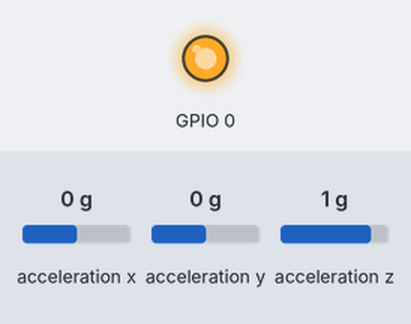
Bench run of a sketch on a simulated ESP8266 (NodeMCU). Parts: output pins drawn as LEDs (lit = HIGH). Inputs (shaded band) come from the test bench; at power-on: acceleration x 0 g, acceleration y 0 g, acceleration z 1 g. WiFi joins after 1.5 s; servers stay silent unless stated; what the sketch prints to the serial monitor is not drawn.

Above: at 0.1 s.
At 1.3 s:
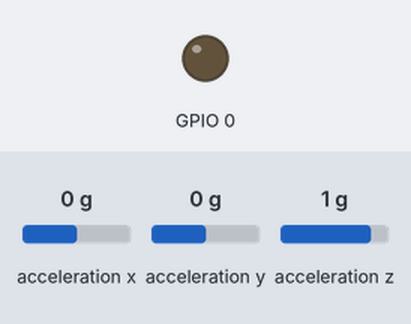
Timing chart, 0 to 2.8 s (numbered marks = the images above):
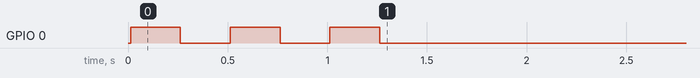

The sketch:

feather_sensor_mma.ino
```cpp
#include <ESP8266WiFi.h>
#include <WiFiUDP.h>
#include <Adafruit_MMA8451.h>
#include <Adafruit_Sensor.h>

const char* ssid     = "Knifeandfork";
const char* password = "4c6d243a2f3c2b304f4e383a33";
const char* host     = "192.168.1.108";
const int port      = 23232;
unsigned long seconds;
String idString;

WiFiUDP Udp;
Adafruit_MMA8451 mma = Adafruit_MMA8451();


void setup() {

  Serial.begin(115200);
  delay(10);

  int id = ESP.getFlashChipId();
  idString = String(id);
  Serial.print("ID: ");
  Serial.println(idString);

  mma.begin();
  mma.setRange(MMA8451_RANGE_4_G);

  pinMode(0, OUTPUT);

  connectToWifi();
}

void loop() {
  seconds = millis() / 1000;
  if (seconds % 10 == 0) {
    pinMode(0, LOW);
  } else if ((seconds + 1) % 10 == 0) {
    pinMode(0, HIGH);
  }
  mma.read();
  sensors_event_t event;
  mma.getEvent(&event);
  Udp.beginPacket(host, port);
  String dataString = idString + "," + String(WiFi.RSSI()) + "," + String(event.acceleration.x, 8) + "," + String(event.acceleration.y, 8) + "," + String(event.acceleration.z, 8);
  char dataBuf[dataString.length()+1];
  dataString.toCharArray(dataBuf, dataString.length()+1);
  Udp.write(dataBuf);// + event.acceleration.y + "," + event.acceleration.z);
  Udp.endPacket();
  delay(12);
}

void connectToWifi() {
  while (WiFi.status() != WL_CONNECTED) {
    Serial.println();
    Serial.println();
    Serial.print("Attempting to connect to: ");
    Serial.println(ssid);
    WiFi.begin(ssid, password);
    int tries = 0;
    while (tries < 20 && WiFi.status() != WL_CONNECTED) {
      digitalWrite(0, HIGH);
      delay(250);
      digitalWrite(0, LOW);
      delay(250);
      Serial.print(".");
      tries++;
    }
    if (WiFi.status() != WL_CONNECTED) {
      WiFi.disconnect();
      tries = 0;
      while (tries < 20) {
        digitalWrite(0, HIGH);
        delay(250);
        digitalWrite(0, LOW);
        delay(250);
        tries++;
      }
    }
  }
  Serial.println();
  Serial.println("Connected to wifi");
  printWifiStatus();
}

void printWifiStatus() {
  Serial.print("SSID: ");
  Serial.println(WiFi.SSID());
  IPAddress ip = WiFi.localIP();
  Serial.print("IP Address: ");
  Serial.println(ip);
  long rssi = WiFi.RSSI();
  Serial.print("Signal strength (RSSI):");
  Serial.print(rssi);
  Serial.println(" dBm");
}


// blinks at 2hz if not connected
// blink once every 5 seconds if we're good

// todo: wifi status updates
```
